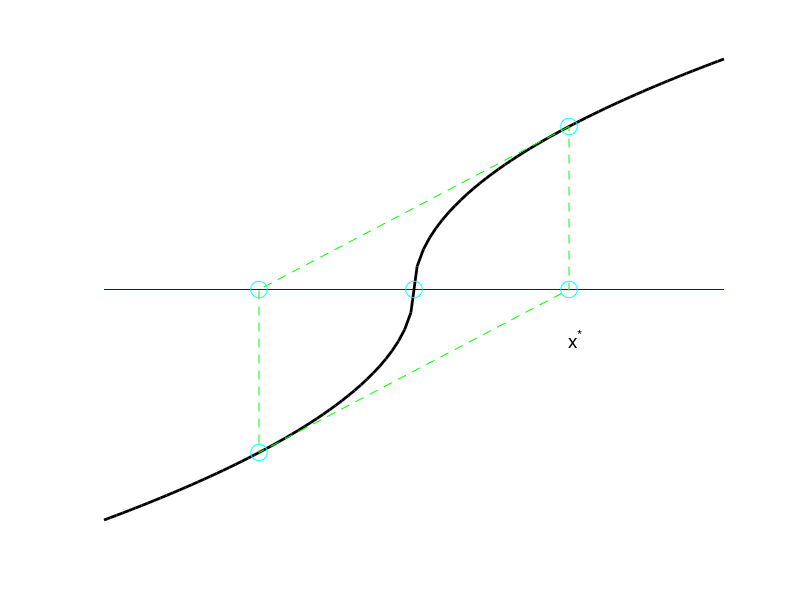

Write the MATLAB code that produced this figure.
%CYCLENEWTON - cycle in Newton method
clf
fc=@(x) sign(x-2).*sqrt(abs(x-2));
x=linspace(0,4,100); y=fc(x);
plot([0,4],[0,0],'b-'); hold on
plot(x,y,'k-','LineWidth',2); 
xp=[3, 1, 1, 3];
yp=[fc(3),0,fc(1),0];
plot([xp,xp(1)],[yp,yp(1)],'g--')
plot(xp,yp,'co','MarkerSize',12)
plot(2,0,'co','MarkerSize',12)
text(3,-0.3,'x^{*}', 'FontSize', 14)
hold off
axis off
